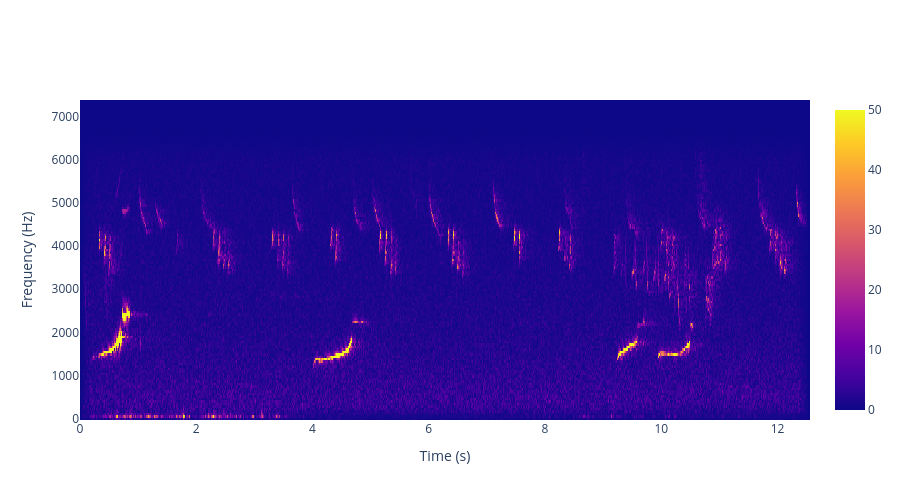

Notebook cell for this chart:
### Markdown cell above
We use some underlying API of plotly to plot the graphs and some modules of scipy to get the spectrum data.

The plotting of the graphs will take some time.

### Code cell
import plotly.graph_objs as go
import plotly.offline as py
from scipy.signal import spectrogram, decimate

def plot_spectrogram(samples, fs, decimation_factor=3, max_heat=50, mode='2D'):
    
    # Optionally decimate input
    if decimation_factor>1:
        samples_dec = decimate(samples, decimation_factor, zero_phase=True)
        fs_dec = int(fs / decimation_factor)
    else:
        samples_dec = samples
        fs_dec = fs

    # Calculate spectrogram (an array of FFTs from small windows of our signal)
    f_label, t_label, spec_data = spectrogram(
        samples_dec, fs=fs_dec, mode="magnitude"
    )
    
    # Make a plotly heatmap/surface graph
    layout = go.Layout(
        height=500,
        # 2D axis titles
        xaxis=dict(title='Time (s)'),
        yaxis=dict(title='Frequency (Hz)'),
        # 3D axis titles
        scene=dict(
            xaxis=dict(title='Time (s)'),
            yaxis=dict(title='Frequency (Hz)'),
            zaxis=dict(title='Amplitude')
        )
    )
    
    trace = go.Heatmap(
        z=np.clip(spec_data,0,max_heat),
        y=f_label,
        x=t_label
    ) if mode=='2D' else go.Surface(
        z=spec_data,
        y=f_label,
        x=t_label
    )
    
    py.iplot(dict(data=[trace], layout=layout))


plot_spectrogram(aud_in, fs, mode='2D')

### Figure 1 — Plotly figure (JSON) as saved in the notebook; plotly's stock layout.template omitted (floating-point values rounded to 4 significant figures; data arrays with more than 128 entries replaced by an {"elided": "..."} marker saying what was removed)
{"data": [{"type": "heatmap", "x": {"elided": "824 float values"}, "y": {"elided": "129 float values"}, "z": {"elided": "129x824 float values"}}], "layout": {"height": 500, "scene": {"xaxis": {"title": {"text": "Time (s)"}}, "yaxis": {"title": {"text": "Frequency (Hz)"}}, "zaxis": {"title": {"text": "Amplitude"}}}, "xaxis": {"title": {"text": "Time (s)"}}, "yaxis": {"title": {"text": "Frequency (Hz)"}}}}
